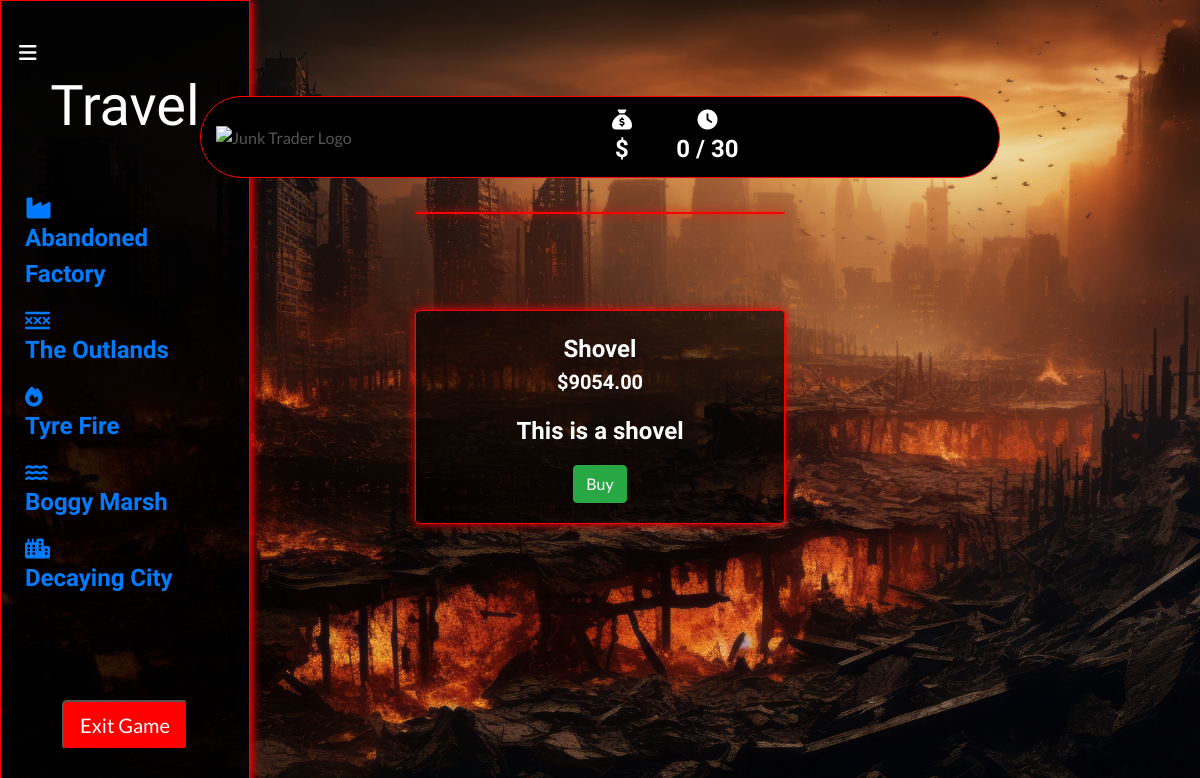
Screenshot of /collectables/1/ with the database file from the repository.
### collectables/models.py (models this page shows, shortened)
class Collectable(models.Model):
    name = models.CharField(max_length=254)
    description = models.TextField()
    price = models.DecimalField(max_digits=6, decimal_places=2)
    previous_price = models.DecimalField(max_digits=10, decimal_places=2, default=0)
    image_url = models.URLField(max_length=1024, null=True, blank=True)
    image = models.ImageField(null=True, blank=True)
    glb_file = models.FileField(upload_to='glb_files/', null=True, blank=True)

### collectables/views.py (the view)
# urls.py: path('<int:collectable_id>/', views.collectable_detail, name='collectable_detail'),
def collectable_detail(request, collectable_id):
    collectable = get_object_or_404(Collectable, pk=collectable_id)
    context = {
        'collectable': collectable,
    }
    return render(request, 'collectables/collectable_detail.html', context)

### backpack/contexts.py (called while the page is built, shortened)
def backpack_contents(request):
    backpack_items = []
    total = 0
    total_quantity = 0
    collectable_count = 0
    backpack = request.session.get('backpack', {})
    grand_total = total
    context = {
        'backpack_items': backpack_items,
        'total': total,
        'total_quantity': total_quantity,
        'collectable_count': collectable_count,
        'grand_total': grand_total,
    }
    return context

def total_amount(request):
    total_amount = [0]
    return {'total_amount': total_amount}

def days_played(request):
    return {'days_played': request.session.get('days_played', 0)}

### collectables/templates/collectables/collectable_detail.html (shortened to what this page needs)
{% extends "base.html" %}
{% load static %}
{% block page_header %}
<div class="container header-container">
</div>
{% endblock %}
{% block content %}
<div class="container-fluid">
    <div class="row">
        <div class="col-md-3">
            <div class="fixed-panel">
                {% include 'includes/fixed_panel.html' %}
            </div>
        </div>
    </div>
</div>
<div class="container-fluid">
    <div class="row justify-content-center">
        <div class="col-12 col-md-6 col-lg-4">
            <div class="card box my-5">
            </div>
        </div>
    </div>
    <div class="row justify-content-center">
        <div class="col-12 col-md-6 col-lg-4">
            <div class="card box product-details-container mb-5 mt-md-5">
                <div class="card-body text-white text-center">
                    <p class="card-title mb-0">{{ collectable.name }}</p>
                    <p class="lead mb-0 font-weight-bold">${{ collectable.price }}</p>
                    <p class="card-text mt-3">{{ collectable.description }}</p>
                    <button type="button" class="btn btn-success" data-toggle="modal" data-target="#buyModal{{ collectable.id }}">
                        Buy
                    </button>
                </div>
            </div>
        </div>
    </div>
</div>
{% endblock %}

### static/css/base.css (style rules this page uses)
html { height: 100%; }
body { background: url('/media/bg_image.png') no-repeat center center fixed; background-size: cover; height: calc(100vh - 164px); color: #555; font-family: 'Lato'; }
p, h1, h2, h3, h4, h5, h6 { font-family: "Amatic SC", sans-serif; font-weight: 700; font-size: x-large; font-style: normal; }
.box { border: 1px solid red; box-shadow: 0 0 10px red; background-color: #00000093; }
.fixed-panel { position: fixed; top: 0; bottom: 0; left: 0; width: 250px; border: 1px solid red; box-shadow: 0 0 10px red; background-color: #00000093; overflow-y: auto; }
@media (min-width: 1200px) { .container { max-width: 80%; } }
@media (min-width: 992px) { .header-container { padding-top: 164px; } }

### rows the page displays
Collectable: name "Shovel", price "9054.00", description "This is a shovel"

### other values shown
{{ days_played }} "0"
